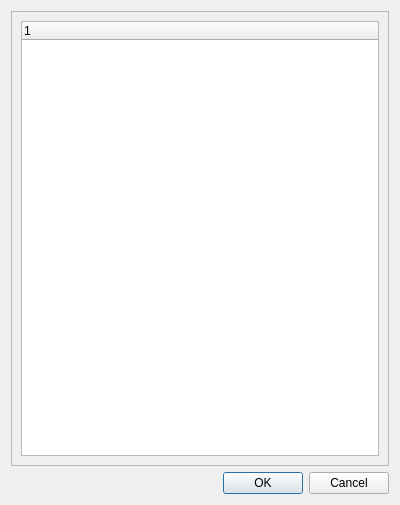
<?xml version="1.0" encoding="UTF-8"?>
<ui version="4.0">
 <class>FileIndexList</class>
 <widget class="QDialog" name="FileIndexList">
  <property name="geometry">
   <rect>
    <x>0</x>
    <y>0</y>
    <width>400</width>
    <height>505</height>
   </rect>
  </property>
  <property name="windowTitle">
   <string>Dialog</string>
  </property>
  <layout class="QVBoxLayout" name="verticalLayout">
   <item>
    <widget class="QScrollArea" name="scrollArea">
     <property name="widgetResizable">
      <bool>true</bool>
     </property>
     <widget class="QWidget" name="scrollAreaWidgetContents">
      <property name="geometry">
       <rect>
        <x>0</x>
        <y>0</y>
        <width>380</width>
        <height>456</height>
       </rect>
      </property>
      <layout class="QVBoxLayout" name="verticalLayout_2">
       <item>
        <widget class="QTreeWidget" name="treeWidget">
         <column>
          <property name="text">
           <string notr="true">1</string>
          </property>
         </column>
        </widget>
       </item>
      </layout>
     </widget>
    </widget>
   </item>
   <item>
    <widget class="QDialogButtonBox" name="buttonBox">
     <property name="orientation">
      <enum>Qt::Horizontal</enum>
     </property>
     <property name="standardButtons">
      <set>QDialogButtonBox::Cancel|QDialogButtonBox::Ok</set>
     </property>
    </widget>
   </item>
  </layout>
 </widget>
 <resources/>
 <connections>
  <connection>
   <sender>buttonBox</sender>
   <signal>accepted()</signal>
   <receiver>FileIndexList</receiver>
   <slot>accept()</slot>
   <hints>
    <hint type="sourcelabel">
     <x>248</x>
     <y>254</y>
    </hint>
    <hint type="destinationlabel">
     <x>157</x>
     <y>274</y>
    </hint>
   </hints>
  </connection>
  <connection>
   <sender>buttonBox</sender>
   <signal>rejected()</signal>
   <receiver>FileIndexList</receiver>
   <slot>reject()</slot>
   <hints>
    <hint type="sourcelabel">
     <x>316</x>
     <y>260</y>
    </hint>
    <hint type="destinationlabel">
     <x>286</x>
     <y>274</y>
    </hint>
   </hints>
  </connection>
 </connections>
</ui>
